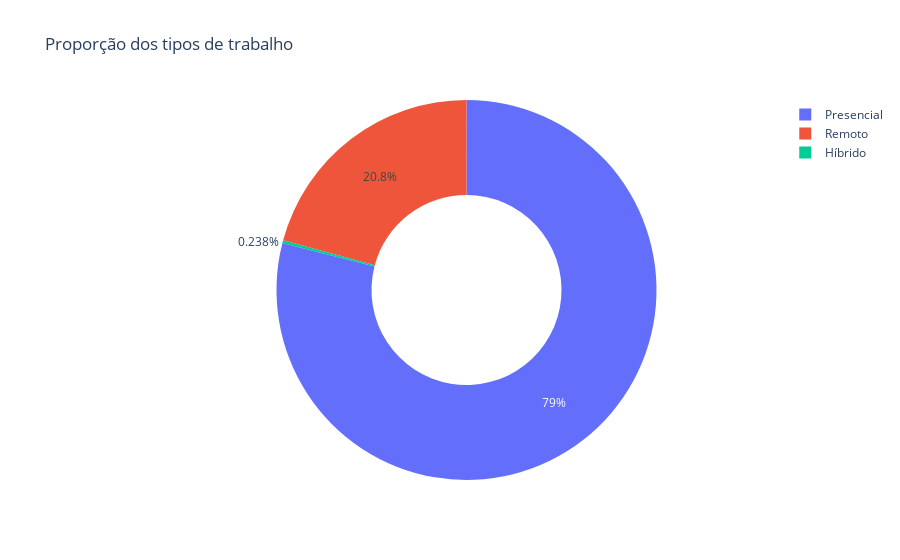

Notebook source saved alongside this figure:
### Code cell
remoto_contagem = df_limpos['remoto'].value_counts().reset_index()
remoto_contagem.columns = ['tipo_trabalho', 'quantidade']

fig = px.pie(
    remoto_contagem,
    names='tipo_trabalho',
    values='quantidade',
    title='Proporção dos tipos de trabalho',
    hole=0.5
)
fig.show()

### Figure 1 — Plotly figure (JSON) as saved in the notebook; plotly's stock layout.template omitted (floating-point values rounded to 4 significant figures)
{"data": [{"domain": {"x": [0, 1], "y": [0, 1]}, "hole": 0.5, "hovertemplate": "tipo_trabalho=%{label}<br>quantidade=%{value}<extra></extra>", "labels": ["Presencial", "Remoto", "Híbrido"], "legendgroup": "", "name": "", "showlegend": true, "type": "pie", "values": [105305, 27716, 318]}], "layout": {"legend": {"tracegroupgap": 0}, "title": {"text": "Proporção dos tipos de trabalho"}}}
